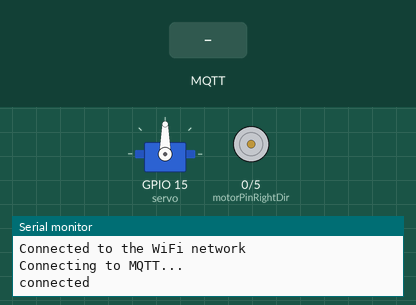
This sketch was run on a simulated ESP8266 (NodeMCU). Parts: servo, direction and speed pins drawn as motors (green arrow = direction pin HIGH = forward, orange = LOW = backward, longer = more drive), the last lines printed to the serial monitor. The test bench sets the inputs (shaded band). WiFi joins after 1.5 s; servers stay silent unless stated; no MQTT or app messages arrive unless stated.

Above: at 2.7 s.
2.8 s: MQTT message "1" arrives on the first subscribed topic
At 3.7 s:
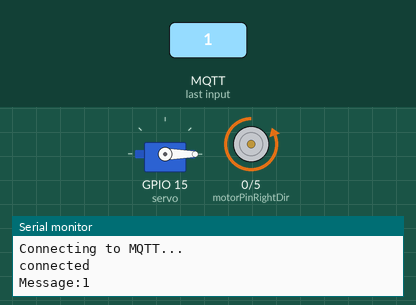
Timing chart, 0 to 5.8 s (numbered marks = the images above; inputs shaded):
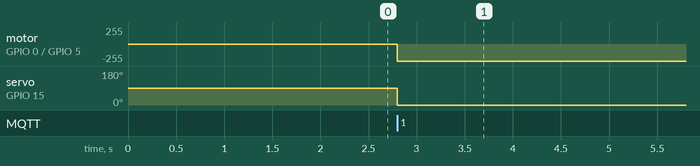

Measured:
- after the input at 2.8 s, motor on GPIO 0 (motorPinRightDir) / GPIO 5 (motorPinRightSpeed): stopped → backward 255/255 at once; servo on GPIO 15 (servo): 90° → 0° at once

The sketch:

driver.ino
```cpp
#include <PubSubClient.h>
#include <Servo.h>
#include <ESP8266WiFi.h>
Servo servo;

#define motorPinRightDir  0//D2
#define motorPinRightSpeed 5//D1

String vel = "";
String dir = "0";
String deg = "90";
String data = "";

//Constant variables
const char* ssid = "edimax_2.4G";
const char* password =  "Admin123";
const char* mqttServer = "maqiatto.com";
const int mqttPort = 1883;
const char* mqttUser = "gabriel.bergdahl@abbindustrigymnasium.se";
const char* mqttPassword = "qazwsxedc";

WiFiClient espClient;
PubSubClient client(espClient);

void setup() {
  pinMode(motorPinRightDir, OUTPUT);
  pinMode(motorPinRightSpeed, OUTPUT);
  servo.attach(15);
  servo.write(90);

  Serial.begin(115200);

  // Connects to Wifi and subscribes to the topic
  WiFi.begin(ssid, password);
  while (WiFi.status() != WL_CONNECTED) {
    delay(500);
    Serial.println("Connecting to WiFi..");
  }
  Serial.println("Connected to the WiFi network");

  client.setServer(mqttServer, mqttPort);
  client.setCallback(callback);
  while (!client.connected()) {
    Serial.println("Connecting to MQTT...");

    if (client.connect("catgang", mqttUser, mqttPassword )) {

      Serial.println("connected");

    } else {

      Serial.print("failed with state ");
      Serial.print(client.state());
      delay(2000);

    }
  }
  client.publish("gabriel.bergdahl@abbindustrigymnasium.se/driverbot", "CatGang");
  client.subscribe("gabriel.bergdahl@abbindustrigymnasium.se/driverbot");

}

void loop() {
  // Where the different values are written to make the car run
  client.loop();
  digitalWrite(motorPinRightDir, dir.toInt());
  analogWrite(motorPinRightSpeed, vel.toInt());
  servo.write(deg.toInt());
}

// Runs when received a message in the subbed topic
void callback(char* topic, byte* payload, unsigned int length) {
  data = "";
  Serial.print("Message:");
  for (int i = 0; i < length; i++) {
    data += (char)payload[i];
  }
  Serial.println(data);

  // Defines the three variables used to drive the car
  vel = data.substring(0, 4);
  vel = vel.toInt() - 100;
  if (vel.toInt() > 0 ) {
    dir = "1";
  }
  else {
    vel = vel.toInt() * -1;
    dir = "0";
  }
  vel = vel.toInt() * 10.24;
  deg = data.substring(5,8);
}
```
